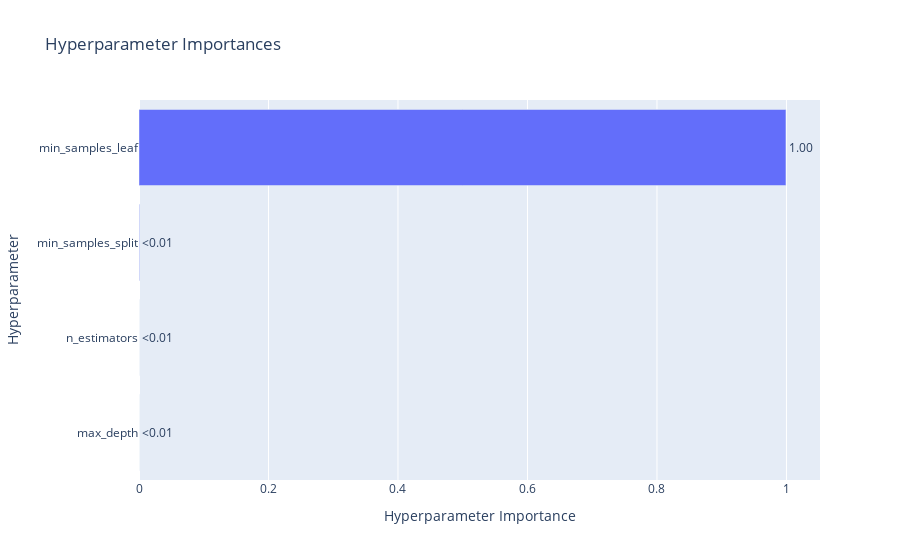

Write notebook code for a chart like this one.
### Code cell
optuna.visualization.plot_param_importances(study)

### Figure 1 — Plotly figure (JSON) as saved in the notebook; plotly's stock layout.template omitted (floating-point values rounded to 4 significant figures)
{"data": [{"cliponaxis": false, "hovertemplate": ["max_depth (IntDistribution): 1.8257920903609688e-05<extra></extra>", "n_estimators (IntDistribution): 3.059462430319651e-05<extra></extra>", "min_samples_split (IntDistribution): 0.000741111496333791<extra></extra>", "min_samples_leaf (IntDistribution): 0.9992100359584594<extra></extra>"], "name": "Objective Value", "orientation": "h", "text": ["<0.01", "<0.01", "<0.01", "1.00"], "textposition": "outside", "type": "bar", "x": [1.826e-05, 3.059e-05, 0.0007411, 0.9992], "y": ["max_depth", "n_estimators", "min_samples_split", "min_samples_leaf"]}], "layout": {"title": {"text": "Hyperparameter Importances"}, "xaxis": {"title": {"text": "Hyperparameter Importance"}}, "yaxis": {"title": {"text": "Hyperparameter"}}}}
